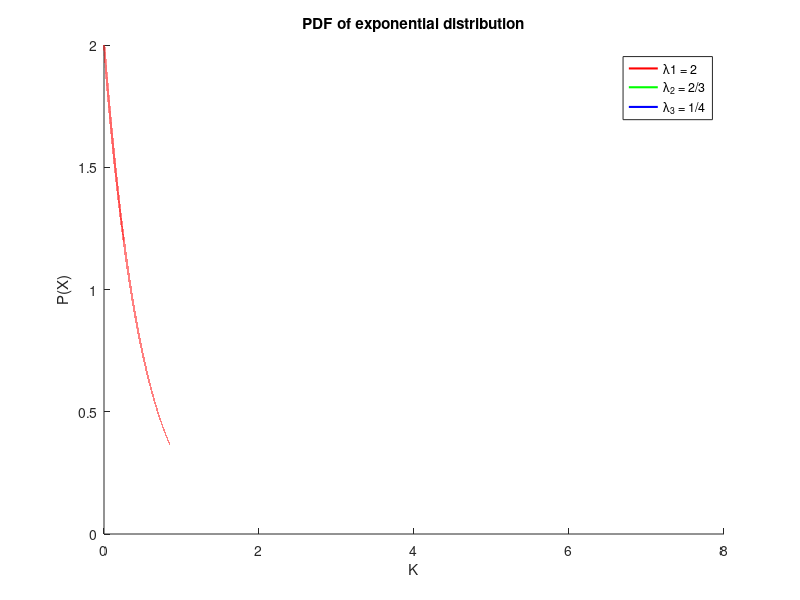
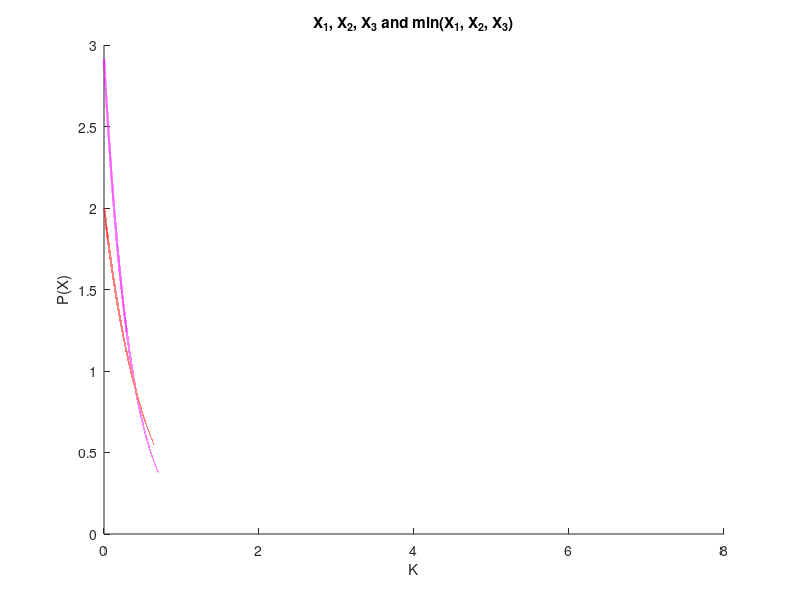
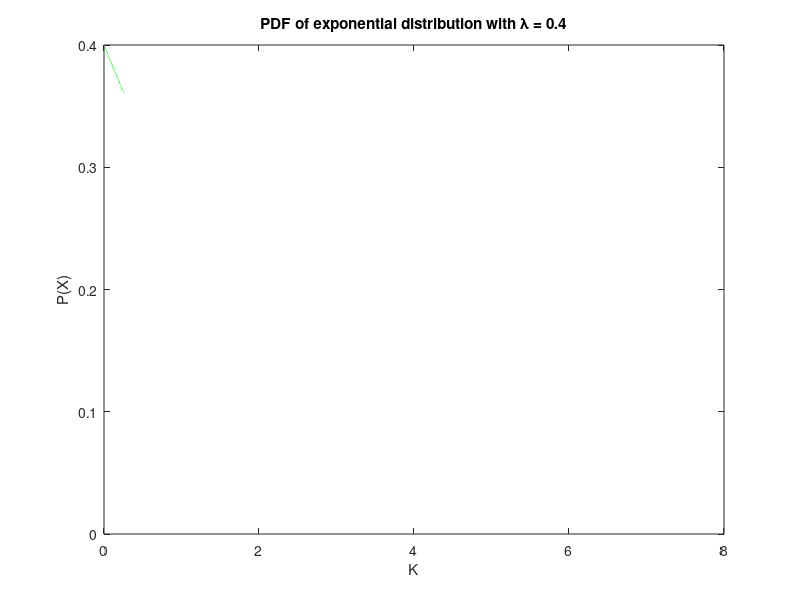
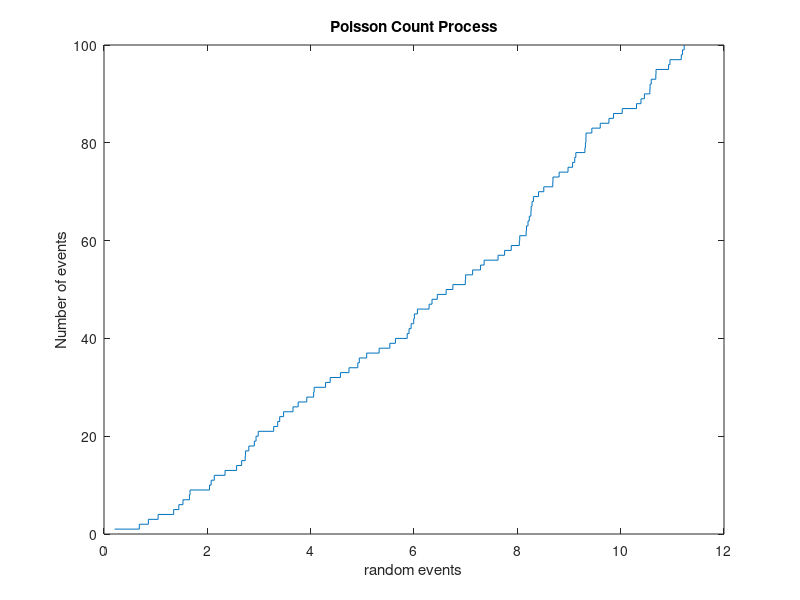

The MATLAB source for these figures, in order: (Note: this script raises an error after producing the figures.)
% Μαγγιώρος Σπυρίδων ΑΜ: 03121834
% Τα παρακάτω τρέχουν σε matlab λόγω του ότι κάποια packages
% πλέον δεν λειτουργούν στο τελευταίο version των macos

%Εκθετική κατανομή

% A)
% μας δίνονται οι τιμές 1/λ, επομένως θα ορίσουμε τις τιμές του λ
mean = [0.5, 1.5, 4];
l = 1 ./ mean;

% Φτιάχνουμε το linspace του κ με step 0.00001
k = 0:0.00001:8
colors = ['r', 'g','b','m', 'b','t','s'];

figure(1);
hold on;
% για κάθε τιμή του λ υπολογίζουμε την pdf και την κάνουμε plot
% για το linspace του k. Δεν κάνουμε iterate με τόσο μικρό step 
% διότι δεν θα τελειώσει ποτέ, στο plot είναι optimized και μπορούμε
% να το χρησιμοποιήσουμε
for i=1:length(mean)
  plot(k, exppdf(k,mean(i)), colors(i), "linewidth", 1.5);
end
hold off;
title("PDF of exponential distribution");
xlabel("K");
ylabel("P(X)");
legend("λ1 = 2","λ_2 = 2/3","λ_3 = 1/4");

% B)

% έχουμε ήδη το exp_pdf για κάθε λ
figure(2);
hold on;
new_lambda = l(1) + l(2) + l(3);
new_mean = 1 ./ new_lambda;
for i=1:length(mean)
    % ξανά plot τα προηγούμενα
    plot(k, exppdf(k, mean(i)), colors(i), "LineWidth", 1.5);
end
% και τέλος plot την καινούργια PDF, με λ = λ1 + λ2 + λ3, E = 1 / (λ1 + λ2
% + λ3)
plot(k, exppdf(k, new_mean), colors(4), "LineWidth",1.5);
hold off;
title("X_1, X_2, X_3 and min(X_1, X_2, X_3)");
xlabel("K");
ylabel("P(X)");

% C)

% Δημιουργία της PDF για την Χ ~ Εκθ(0.4)
figure(3)
plot(k, exppdf(k, 2.5), colors(2), "LineWidth",1.5);
title("PDF of exponential distribution with λ = 0.4");
xlabel("K");
ylabel("P(X)");

% Διαδικασία Καταμέτρησης Poisson

% A)
lambda = 10;
mean = 1./lambda;
% Επειδή θέλουμε τα γεγονότα να είναι διαδοχικά, ταξινομούμε τα γεγονότα
random_events = exprnd(mean, [1 100]);
for i=2:length(random_events)
    random_events(i) = random_events(i) + random_events(i - 1);
end
figure(4);
% Δημιουργούμε μια poisson cdf 
stairs(random_events, 1:length(random_events));
title("Poisson Count Process");
xlabel("random events");
ylabel("Number of events");


% Β)
mean_number_of_events = max(random_events) .* lambda;
display(mean_number_of_events);

figure(5);
% φτιάχνουμε ένα 3x3 figure
tiledlayout(3,3);
title("Plots for every number of events");
% το πλήθος των random events που θέλουμε να τεστάρουμε
num_events = [200, 400, 700, 1000, 5000, 50000, 100000];
for i=1:7
    % σε κάθε bucket βάζουμε το ένα subplot
    nexttile
    random_events = exprnd(mean, [1 num_events(i)]);
    for j=2:length(random_events)
        random_events(j) = random_events(j) + random_events(j - 1);
    end
    stairs(random_events, 1:length(random_events));
end
